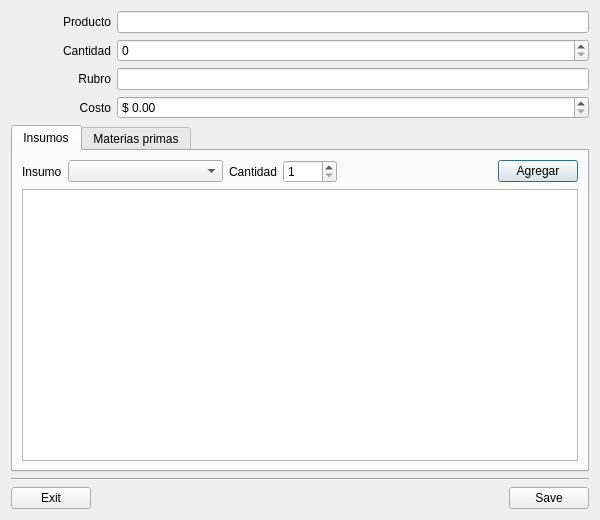
<?xml version="1.0" encoding="UTF-8"?>
<ui version="4.0">
 <class>Dialog</class>
 <widget class="QDialog" name="Dialog">
  <property name="geometry">
   <rect>
    <x>0</x>
    <y>0</y>
    <width>600</width>
    <height>520</height>
   </rect>
  </property>
  <property name="windowTitle">
   <string>Dialog</string>
  </property>
  <layout class="QVBoxLayout" name="verticalLayout_2">
   <item>
    <layout class="QHBoxLayout" name="hlDialog">
     <item>
      <widget class="QLabel" name="lbProducto">
       <property name="minimumSize">
        <size>
         <width>100</width>
         <height>0</height>
        </size>
       </property>
       <property name="text">
        <string>Producto</string>
       </property>
       <property name="alignment">
        <set>Qt::AlignRight|Qt::AlignTrailing|Qt::AlignVCenter</set>
       </property>
      </widget>
     </item>
     <item>
      <widget class="QLineEdit" name="leProducto">
       <property name="sizePolicy">
        <sizepolicy hsizetype="Expanding" vsizetype="Fixed">
         <horstretch>0</horstretch>
         <verstretch>0</verstretch>
        </sizepolicy>
       </property>
       <property name="inputMethodHints">
        <set>Qt::ImhNoAutoUppercase</set>
       </property>
      </widget>
     </item>
    </layout>
   </item>
   <item>
    <layout class="QHBoxLayout" name="hlDialog">
     <item>
      <widget class="QLabel" name="lbCantidad">
       <property name="minimumSize">
        <size>
         <width>100</width>
         <height>0</height>
        </size>
       </property>
       <property name="text">
        <string>Cantidad</string>
       </property>
       <property name="alignment">
        <set>Qt::AlignRight|Qt::AlignTrailing|Qt::AlignVCenter</set>
       </property>
      </widget>
     </item>
     <item>
      <widget class="QSpinBox" name="sbCantidad">
       <property name="sizePolicy">
        <sizepolicy hsizetype="MinimumExpanding" vsizetype="Fixed">
         <horstretch>0</horstretch>
         <verstretch>0</verstretch>
        </sizepolicy>
       </property>
       <property name="inputMethodHints">
        <set>Qt::ImhDigitsOnly|Qt::ImhPreferNumbers</set>
       </property>
      </widget>
     </item>
    </layout>
   </item>
   <item>
    <layout class="QHBoxLayout" name="hlDialog">
     <item>
      <widget class="QLabel" name="lbRubro">
       <property name="minimumSize">
        <size>
         <width>100</width>
         <height>0</height>
        </size>
       </property>
       <property name="text">
        <string>Rubro</string>
       </property>
       <property name="alignment">
        <set>Qt::AlignRight|Qt::AlignTrailing|Qt::AlignVCenter</set>
       </property>
      </widget>
     </item>
     <item>
      <widget class="QLineEdit" name="leRubro">
       <property name="sizePolicy">
        <sizepolicy hsizetype="Expanding" vsizetype="Fixed">
         <horstretch>0</horstretch>
         <verstretch>0</verstretch>
        </sizepolicy>
       </property>
      </widget>
     </item>
    </layout>
   </item>
   <item>
    <layout class="QHBoxLayout" name="hlDialog"/>
   </item>
   <item>
    <layout class="QHBoxLayout" name="hlDialog_2">
     <item>
      <widget class="QLabel" name="lbCosto">
       <property name="minimumSize">
        <size>
         <width>100</width>
         <height>0</height>
        </size>
       </property>
       <property name="text">
        <string>Costo</string>
       </property>
       <property name="alignment">
        <set>Qt::AlignRight|Qt::AlignTrailing|Qt::AlignVCenter</set>
       </property>
      </widget>
     </item>
     <item>
      <widget class="QDoubleSpinBox" name="dsbCosto">
       <property name="sizePolicy">
        <sizepolicy hsizetype="MinimumExpanding" vsizetype="Fixed">
         <horstretch>0</horstretch>
         <verstretch>0</verstretch>
        </sizepolicy>
       </property>
       <property name="prefix">
        <string>$ </string>
       </property>
      </widget>
     </item>
    </layout>
   </item>
   <item>
    <widget class="QTabWidget" name="tabWidget">
     <property name="currentIndex">
      <number>0</number>
     </property>
     <widget class="QWidget" name="tab">
      <attribute name="title">
       <string>Insumos</string>
      </attribute>
      <layout class="QVBoxLayout" name="verticalLayout">
       <item>
        <layout class="QHBoxLayout" name="horizontalLayout_2">
         <item>
          <widget class="QLabel" name="lbInsumos">
           <property name="text">
            <string>Insumo</string>
           </property>
           <property name="alignment">
            <set>Qt::AlignLeading|Qt::AlignLeft|Qt::AlignVCenter</set>
           </property>
          </widget>
         </item>
         <item>
          <widget class="QComboBox" name="cbInsumos">
           <property name="sizePolicy">
            <sizepolicy hsizetype="MinimumExpanding" vsizetype="Fixed">
             <horstretch>0</horstretch>
             <verstretch>0</verstretch>
            </sizepolicy>
           </property>
          </widget>
         </item>
         <item>
          <widget class="QLabel" name="label">
           <property name="text">
            <string>Cantidad</string>
           </property>
          </widget>
         </item>
         <item>
          <widget class="QSpinBox" name="sbCantidadInsumo">
           <property name="minimum">
            <number>1</number>
           </property>
           <property name="maximum">
            <number>9999</number>
           </property>
           <property name="value">
            <number>1</number>
           </property>
          </widget>
         </item>
         <item>
          <spacer name="horizontalSpacer_2">
           <property name="orientation">
            <enum>Qt::Horizontal</enum>
           </property>
           <property name="sizeHint" stdset="0">
            <size>
             <width>40</width>
             <height>20</height>
            </size>
           </property>
          </spacer>
         </item>
         <item>
          <widget class="QPushButton" name="btAgregarInsumo">
           <property name="text">
            <string>Agregar</string>
           </property>
          </widget>
         </item>
        </layout>
       </item>
       <item>
        <widget class="QListWidget" name="lwInsumos"/>
       </item>
      </layout>
     </widget>
     <widget class="QWidget" name="tab_2">
      <attribute name="title">
       <string>Materias primas</string>
      </attribute>
      <layout class="QVBoxLayout" name="verticalLayout_3">
       <item>
        <layout class="QHBoxLayout" name="horizontalLayout_4">
         <item>
          <widget class="QLabel" name="lbInsumos_2">
           <property name="text">
            <string>Materia prima</string>
           </property>
           <property name="alignment">
            <set>Qt::AlignRight|Qt::AlignTrailing|Qt::AlignVCenter</set>
           </property>
          </widget>
         </item>
         <item>
          <widget class="QComboBox" name="cbMateriasPrimas">
           <property name="sizePolicy">
            <sizepolicy hsizetype="MinimumExpanding" vsizetype="Fixed">
             <horstretch>0</horstretch>
             <verstretch>0</verstretch>
            </sizepolicy>
           </property>
          </widget>
         </item>
         <item>
          <widget class="QLabel" name="label_2">
           <property name="text">
            <string>Cantidad</string>
           </property>
          </widget>
         </item>
         <item>
          <widget class="QSpinBox" name="sbCantidadMP">
           <property name="minimum">
            <number>1</number>
           </property>
           <property name="maximum">
            <number>9999</number>
           </property>
          </widget>
         </item>
         <item>
          <spacer name="horizontalSpacer_3">
           <property name="orientation">
            <enum>Qt::Horizontal</enum>
           </property>
           <property name="sizeHint" stdset="0">
            <size>
             <width>40</width>
             <height>20</height>
            </size>
           </property>
          </spacer>
         </item>
         <item>
          <widget class="QPushButton" name="btAgregarMP">
           <property name="text">
            <string>Agregar</string>
           </property>
          </widget>
         </item>
        </layout>
       </item>
       <item>
        <widget class="QListWidget" name="lwMateriasPrimas"/>
       </item>
      </layout>
     </widget>
    </widget>
   </item>
   <item>
    <widget class="Line" name="line">
     <property name="orientation">
      <enum>Qt::Horizontal</enum>
     </property>
    </widget>
   </item>
   <item>
    <layout class="QHBoxLayout" name="horizontalLayout">
     <item>
      <widget class="QPushButton" name="btExit">
       <property name="text">
        <string>Exit</string>
       </property>
      </widget>
     </item>
     <item>
      <spacer name="horizontalSpacer">
       <property name="orientation">
        <enum>Qt::Horizontal</enum>
       </property>
       <property name="sizeHint" stdset="0">
        <size>
         <width>40</width>
         <height>20</height>
        </size>
       </property>
      </spacer>
     </item>
     <item>
      <widget class="QPushButton" name="btSave">
       <property name="text">
        <string>Save</string>
       </property>
      </widget>
     </item>
    </layout>
   </item>
  </layout>
 </widget>
 <resources/>
 <connections>
  <connection>
   <sender>btExit</sender>
   <signal>clicked()</signal>
   <receiver>Dialog</receiver>
   <slot>close()</slot>
   <hints>
    <hint type="sourcelabel">
     <x>273</x>
     <y>201</y>
    </hint>
    <hint type="destinationlabel">
     <x>123</x>
     <y>186</y>
    </hint>
   </hints>
  </connection>
 </connections>
</ui>
